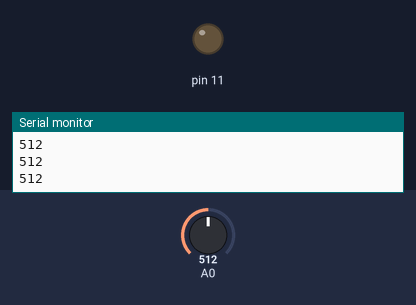
The sketch below on a simulated Arduino Uno, built with avr-gcc and run on an emulated ATmega328P. On the bench: output pins drawn as LEDs (lit = HIGH), the last lines printed to the serial monitor. The inputs (shaded band) are chosen by the test bench; at power-on: A0 = 512.

Above: at 1.2 s.
1.3 s: A0 set to 716
At 2.2 s:
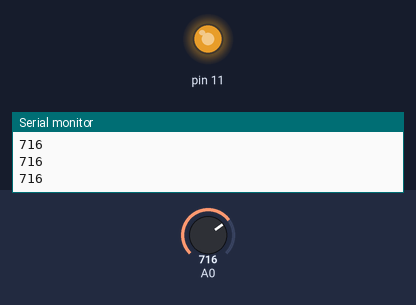
2.8 s: A0 set to 750
At 3.4 s:
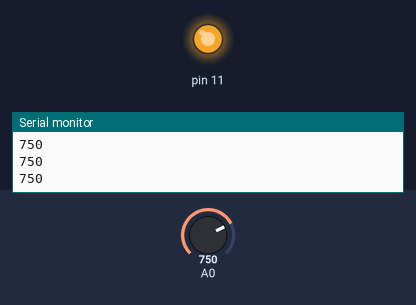
4.3 s: A0 set to 768
At 5.5 s:
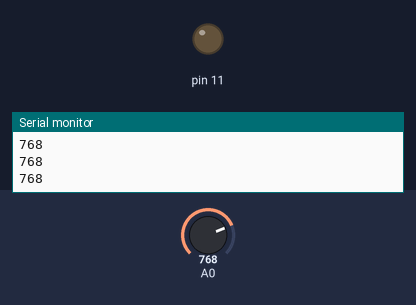
5.8 s: A0 set to 900
At 6.9 s:
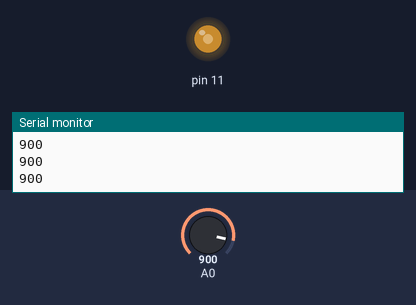
7.3 s: A0 set to 306
At 8.0 s:
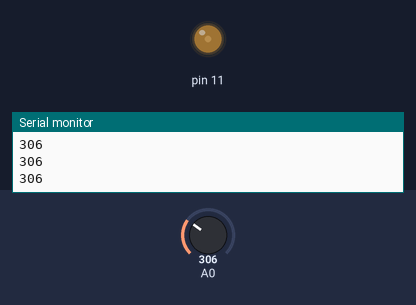
8.8 s: A0 set to 140
At 9.2 s:
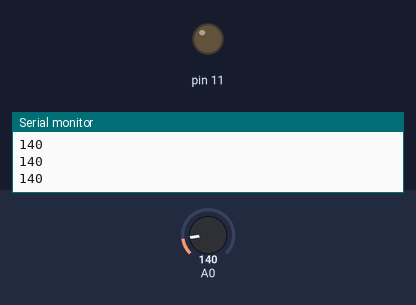
Timing chart, 0 to 11.3 s (numbered marks = the images above; inputs shaded):
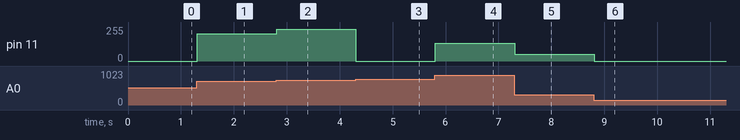

Measured:
- the behaviour switches between 767 and 768 on A0 (found by bisection; images 2 and 3)
- after the input at 1.3 s, pin 11: 0/255 → 204/255 at once
- after the input at 2.8 s, pin 11: 204/255 → 238/255 at once
- after the input at 4.3 s, pin 11: 238/255 → 0/255 at once
- after the input at 5.8 s, pin 11: 0/255 → 132/255 at once
- after the input at 7.3 s, pin 11: 132/255 → 50/255 at once
- after the input at 8.8 s, pin 11: 50/255 → 0/255 at once

The sketch:

PhotoresistorWithDCMotor.ino
```cpp
/*
 * For a reference value of 150 of the photresistor, the
 * DC motor turns on if the light value is greater than 150 else
 * the motor remains off.
 */
void setup()
{
  Serial.begin(9600);
  pinMode(11,OUTPUT);
  pinMode(A0,INPUT);
}

void loop()
{
  //digitalWrite(11,1);
  int a = analogRead(A0);
  Serial.println(a);
  /*int b = map(a,6,679,0,255);
  Serial.println(b);*/
  if(a<150)
  {
    digitalWrite(11,0);
  }
  else
  {
    analogWrite(11,a);
  }
}
```
